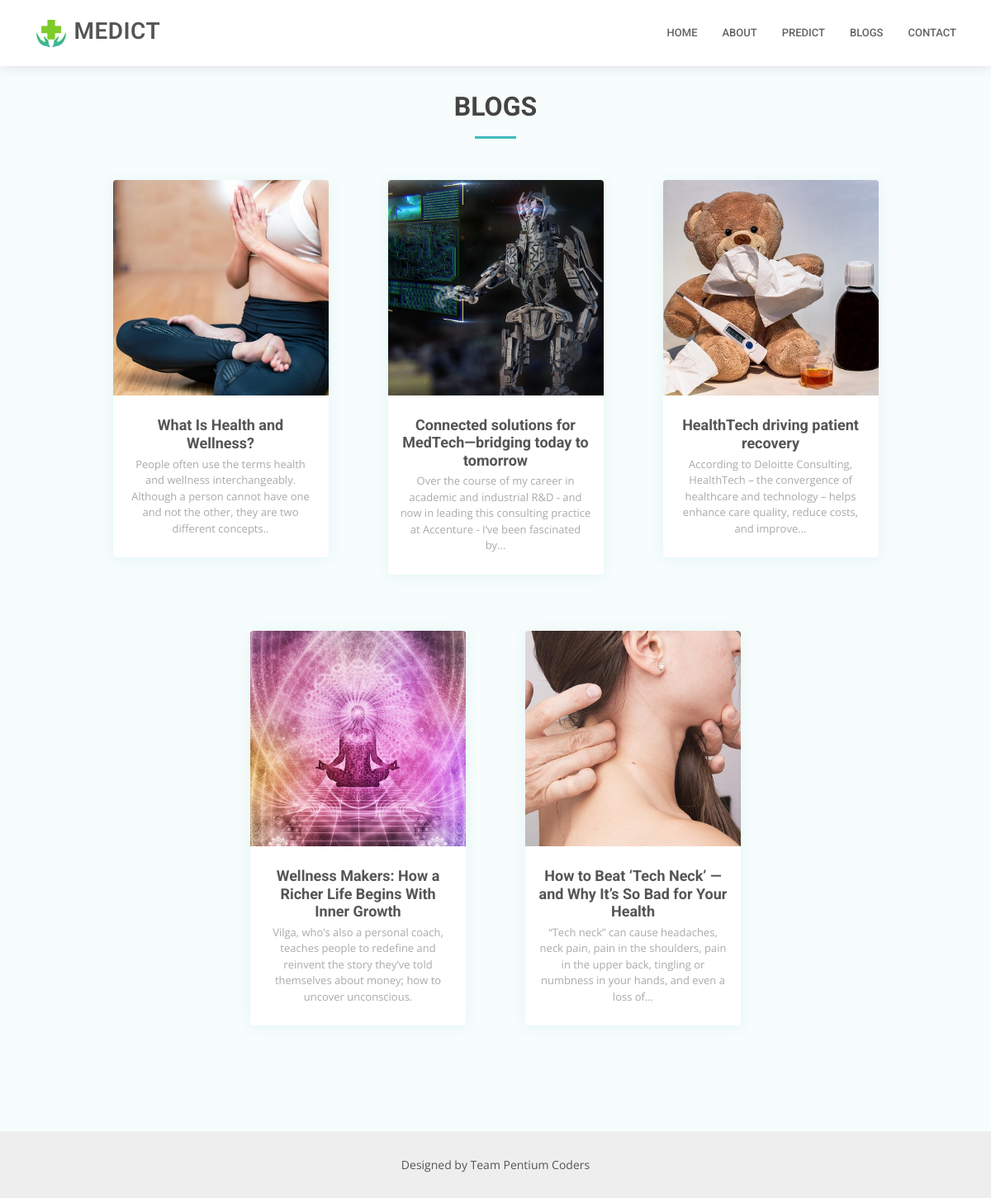
Screenshot of /blogs with the database file from the repository.
### Main/models.py (models this page shows)
class Blog(models.Model):
    sno = models.AutoField(primary_key=True)
    author = models.CharField(max_length=30)
    title = models.CharField(max_length=100)
    metadesc = models.CharField(max_length=150)
    content = models.TextField()
    thumbimg = models.ImageField(upload_to='blogs/thumbnail', blank=True, null=True)
    featureimg = models.ImageField(upload_to='blogs/', blank=True, null=True)
    tags = models.TextField()
    dateposted = models.DateField(auto_now_add=True)

### Main/views.py (the view)
# urls.py: path('blogs', views.blogs, name="blogs"),
def blogs(request):
    blogs = Blog.objects.all()
    return render(request, 'blogs.html', {"blogs":blogs})

### template/blogs.html (shortened to what this page needs)
{% extends 'base.html' %}  {% block body %}
<main id="main">
  <section id="blogs" class="blogs section-bg">
    <div class="container" data-aos="fade-up">
      <div class="section-title">
        <h2>Blogs</h2>
      </div>
      <div class="row justify-content-center">
        {% for blog in blogs %}
        <div class="col-lg-3 col-md-6 d-flex align-items-stretch mx-4 mb-5">
          <a href="./blogpost/{{blog.sno}}">
            <div class="blog-item" data-aos="fade-up" data-aos-delay="100">
              <div class="blog-img">
                <img
                  src="{{blog.thumbimg.url}}"
                  class="img-fluid"
                  alt="{{blog.title}}"
                />
              </div>
              <div class="blog-info">
                <h4>{{blog.title}}</h4>
                <span>{{blog.metadesc}}</span>
              </div>
            </div>
          </a>
        </div>
        {% endfor %}
      </div>
    </div>
  </section>
</main>
{% endblock body %}

### template/base.html (shortened to what this page needs)
{% load static %}
<!DOCTYPE html>
<html lang="en">
  <head>
    <link href="https://unpkg.com/aos@2.3.1/dist/aos.css" rel="stylesheet" />
    <link
      href="https://cdn.jsdelivr.net/npm/bootstrap@5.0.2/dist/css/bootstrap.min.css"
      rel="stylesheet"
    />
    <link
      rel="stylesheet"
      href="https://cdn.jsdelivr.net/npm/bootstrap-icons@1.5.0/font/bootstrap-icons.css"
    />
    <link
      href="https://unpkg.com/boxicons@2.0.7/css/boxicons.min.css"
      rel="stylesheet"
    />
    <link
      rel="stylesheet"
      href="https://cdn.jsdelivr.net/npm/glightbox/dist/css/glightbox.min.css"
    />
    <link
      rel="stylesheet"
      href="https://unpkg.com/swiper/swiper-bundle.min.css"
    />
    <link href="{% static 'css/style.css' %}" rel="stylesheet" />
  </head>
  <body>
    <header id="header" class="fixed-top">
      <div class="container d-flex align-items-center">
        <h1 class="logo me-auto">
          <a href="{% url 'main:home' %}">
            <img src="{% static 'img/nav-logo.png' %}" alt="" />
            Medict
          </a>
        </h1>
        <nav id="navbar" class="navbar order-last order-lg-0">
          <ul>
            <li>
              <a class="nav-link scrollto" href="{% url 'main:home' %}#hero"
                >Home</a
              >
            </li>
            <li>
              <a class="nav-link scrollto" href="{% url 'main:home' %}#about"
                >About</a
              >
            </li>
            <li>
              <a
                class="nav-link scrollto"
                href="{% url 'main:home' %}#prediction"
                >Predict</a
              >
            </li>
            <li>
              <a class="nav-link scrollto" href="{% url 'main:blogs' %}"
                >Blogs</a
              >
            </li>
            <li>
              <a class="nav-link scrollto" href="{% url 'main:home' %}#contact"
                >Contact</a
              >
            </li>
          </ul>
        </nav>
      </div>
    </header>
    {% block body %} {% endblock body %}
    <footer id="footer">
      <div class="container">
        <div class="credits">Designed by Team Pentium Coders</div>
      </div>
    </footer>
  </body>
</html>

### assets/static/css/style.css (style rules this page uses)
body { font-family: "Open Sans", sans-serif; color: #444444; }
a { color: #3fbbc0; text-decoration: none; }
h1, h2, h3, h4, h5, h6 { font-family: "Roboto", sans-serif; }
#header { background: #fff; transition: all 0.5s; z-index: 997; padding: 20px 0; box-shadow: 0px 2px 15px rgba(0, 0, 0, 0.1); }
#header .logo { font-size: 28px; margin: 0; padding: 0; line-height: 1; font-weight: 600; letter-spacing: 0.5px; text-transform: uppercase; }
#header .logo a { color: #555555; }
#header .logo img { max-height: 40px; }
.navbar { padding: 0; }
.navbar ul { margin: 0; padding: 0; display: flex; list-style: none; align-items: center; }
.navbar li { position: relative; }
.navbar a, .navbar a:focus { display: flex; align-items: center; justify-content: space-between; padding: 10px 0 10px 30px; font-family: "Roboto", sans-serif; font-size: 13px; color: #626262; white-space: nowrap; transition: 0.3s; text-transform: uppercase; font-weight: 500; }
section { padding: 60px 0; overflow: hidden; }
.section-bg { background-color: #f7fcfc; }
.section-title { text-align: center; padding-bottom: 30px; }
.section-title h2 { font-size: 32px; font-weight: bold; text-transform: uppercase; margin-bottom: 20px; padding-bottom: 20px; position: relative; }
.section-title h2::after { content: ""; position: absolute; display: block; width: 50px; height: 3px; background: #3fbbc0; bottom: 0; left: calc(50% - 25px); }
.blogs { margin-top: 50px; }
.blogs .blog-item { margin-bottom: 20px; overflow: hidden; text-align: center; border-radius: 4px; background: #fff; box-shadow: 0px 2px 15px rgba(63, 187, 192, 0.1); }
.blogs .blog-item .blog-img { position: relative; overflow: hidden; }
.blogs .blog-item .blog-info { padding: 25px 15px; }
.blogs .blog-item .blog-info h4 { font-weight: 700; margin-bottom: 5px; font-size: 18px; color: #555555; }
.blogs .blog-item .blog-info span { display: block; font-size: 13px; font-weight: 400; color: #aaaaaa; }
#footer { background: #eeeeee; padding: 0 0 30px 0; color: #555555; font-size: 14px; }
#footer .credits { padding-top: 30px; text-align: center; font-size: 14px; }

### rows the page displays
Blog: thumbimg (picture), title "What Is Health and Wellness?", metadesc "People often use the terms health and wellness interchangeably. Although a person cannot have one and not the other, they are two different concepts.."
Blog: thumbimg (picture), title "Connected solutions for MedTech—bridging today to tomorrow", metadesc "Over the course of my career in academic and industrial R&D - and now in leading this consulting practice at Accenture - I’ve been fascinated by..."
Blog: thumbimg (picture), title "HealthTech driving patient recovery", metadesc "According to Deloitte Consulting, HealthTech – the convergence of healthcare and technology – helps enhance care quality, reduce costs, and improve..."
Blog: thumbimg (picture), title "Wellness Makers: How a Richer Life Begins With Inner Growth", metadesc "Vilga, who’s also a personal coach, teaches people to redefine and reinvent the story they’ve told themselves about money; how to uncover unconscious."
Blog: thumbimg (picture), title "How to Beat ‘Tech Neck’ — and Why It’s So Bad for Your Health", metadesc "“Tech neck” can cause headaches, neck pain, pain in the shoulders, pain in the upper back, tingling or numbness in your hands, and even a loss of..."
